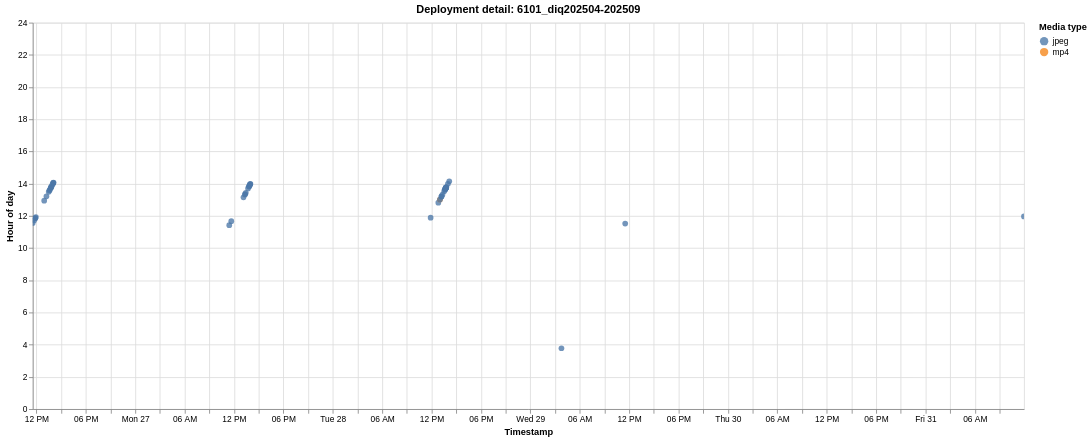

Write the Vega-Lite specification saved for this chart.
### Vega-Lite specification from a JSON file in a GitHub repository (floating-point values rounded to 4 significant figures)
{"$schema": "https://vega.github.io/schema/vega-lite/v6.1.0.json", "config": {"view": {"continuousHeight": 300, "continuousWidth": 300}}, "data": {"name": "data-ad1f31192f520a2d948f9065ed8f261a"}, "datasets": {"data-ad1f31192f520a2d948f9065ed8f261a": [{"deployment": "6101_diq202504-202509", "deployment_order": 30, "event_index": 0, "hour_of_day": 11.55, "media_type": "jpeg", "timestamp": "2025-01-26T11:33:09"}, {"deployment": "6101_diq202504-202509", "deployment_order": 30, "event_index": 1, "hour_of_day": 11.72, "media_type": "jpeg", "timestamp": "2025-01-26T11:43:23"}, {"deployment": "6101_diq202504-202509", "deployment_order": 30, "event_index": 2, "hour_of_day": 11.85, "media_type": "jpeg", "timestamp": "2025-01-26T11:51:13"}, {"deployment": "6101_diq202504-202509", "deployment_order": 30, "event_index": 3, "hour_of_day": 11.86, "media_type": "jpeg", "timestamp": "2025-01-26T11:51:49"}, {"deployment": "6101_diq202504-202509", "deployment_order": 30, "event_index": 4, "hour_of_day": 11.93, "media_type": "jpeg", "timestamp": "2025-01-26T11:55:42"}, {"deployment": "6101_diq202504-202509", "deployment_order": 30, "event_index": 5, "hour_of_day": 12.94, "media_type": "jpeg", "timestamp": "2025-01-26T12:56:36"}, {"deployment": "6101_diq202504-202509", "deployment_order": 30, "event_index": 6, "hour_of_day": 13.22, "media_type": "jpeg", "timestamp": "2025-01-26T13:12:55"}, {"deployment": "6101_diq202504-202509", "deployment_order": 30, "event_index": 7, "hour_of_day": 13.49, "media_type": "jpeg", "timestamp": "2025-01-26T13:29:29"}, {"deployment": "6101_diq202504-202509", "deployment_order": 30, "event_index": 8, "hour_of_day": 13.58, "media_type": "jpeg", "timestamp": "2025-01-26T13:34:56"}, {"deployment": "6101_diq202504-202509", "deployment_order": 30, "event_index": 9, "hour_of_day": 13.63, "media_type": "jpeg", "timestamp": "2025-01-26T13:37:59"}, {"deployment": "6101_diq202504-202509", "deployment_order": 30, "event_index": 10, "hour_of_day": 13.75, "media_type": "jpeg", "timestamp": "2025-01-26T13:44:44"}, {"deployment": "6101_diq202504-202509", "deployment_order": 30, "event_index": 11, "hour_of_day": 13.76, "media_type": "jpeg", "timestamp": "2025-01-26T13:45:30"}, {"deployment": "6101_diq202504-202509", "deployment_order": 30, "event_index": 12, "hour_of_day": 13.79, "media_type": "jpeg", "timestamp": "2025-01-26T13:47:35"}, {"deployment": "6101_diq202504-202509", "deployment_order": 30, "event_index": 13, "hour_of_day": 13.85, "media_type": "jpeg", "timestamp": "2025-01-26T13:51:04"}, {"deployment": "6101_diq202504-202509", "deployment_order": 30, "event_index": 14, "hour_of_day": 13.95, "media_type": "jpeg", "timestamp": "2025-01-26T13:57:14"}, {"deployment": "6101_diq202504-202509", "deployment_order": 30, "event_index": 15, "hour_of_day": 14.04, "media_type": "jpeg", "timestamp": "2025-01-26T14:02:32"}, {"deployment": "6101_diq202504-202509", "deployment_order": 30, "event_index": 16, "hour_of_day": 14.06, "media_type": "jpeg", "timestamp": "2025-01-26T14:03:23"}, {"deployment": "6101_diq202504-202509", "deployment_order": 30, "event_index": 17, "hour_of_day": 14.07, "media_type": "jpeg", "timestamp": "2025-01-26T14:03:57"}, {"deployment": "6101_diq202504-202509", "deployment_order": 30, "event_index": 18, "hour_of_day": 11.42, "media_type": "jpeg", "timestamp": "2025-01-27T11:25:26"}, {"deployment": "6101_diq202504-202509", "deployment_order": 30, "event_index": 19, "hour_of_day": 11.67, "media_type": "jpeg", "timestamp": "2025-01-27T11:40:15"}, {"deployment": "6101_diq202504-202509", "deployment_order": 30, "event_index": 20, "hour_of_day": 13.15, "media_type": "jpeg", "timestamp": "2025-01-27T13:09:05"}, {"deployment": "6101_diq202504-202509", "deployment_order": 30, "event_index": 21, "hour_of_day": 13.32, "media_type": "jpeg", "timestamp": "2025-01-27T13:19:17"}, {"deployment": "6101_diq202504-202509", "deployment_order": 30, "event_index": 22, "hour_of_day": 13.36, "media_type": "jpeg", "timestamp": "2025-01-27T13:21:28"}, {"deployment": "6101_diq202504-202509", "deployment_order": 30, "event_index": 23, "hour_of_day": 13.43, "media_type": "jpeg", "timestamp": "2025-01-27T13:25:58"}, {"deployment": "6101_diq202504-202509", "deployment_order": 30, "event_index": 24, "hour_of_day": 13.7, "media_type": "jpeg", "timestamp": "2025-01-27T13:42:12"}, {"deployment": "6101_diq202504-202509", "deployment_order": 30, "event_index": 25, "hour_of_day": 13.82, "media_type": "jpeg", "timestamp": "2025-01-27T13:49:20"}, {"deployment": "6101_diq202504-202509", "deployment_order": 30, "event_index": 26, "hour_of_day": 13.84, "media_type": "jpeg", "timestamp": "2025-01-27T13:50:11"}, {"deployment": "6101_diq202504-202509", "deployment_order": 30, "event_index": 27, "hour_of_day": 13.87, "media_type": "jpeg", "timestamp": "2025-01-27T13:52:26"}, {"deployment": "6101_diq202504-202509", "deployment_order": 30, "event_index": 28, "hour_of_day": 13.95, "media_type": "jpeg", "timestamp": "2025-01-27T13:57:06"}, {"deployment": "6101_diq202504-202509", "deployment_order": 30, "event_index": 29, "hour_of_day": 13.96, "media_type": "jpeg", "timestamp": "2025-01-27T13:57:47"}, {"deployment": "6101_diq202504-202509", "deployment_order": 30, "event_index": 30, "hour_of_day": 13.99, "media_type": "jpeg", "timestamp": "2025-01-27T13:59:27"}, {"deployment": "6101_diq202504-202509", "deployment_order": 30, "event_index": 31, "hour_of_day": 11.89, "media_type": "jpeg", "timestamp": "2025-01-28T11:53:13"}, {"deployment": "6101_diq202504-202509", "deployment_order": 30, "event_index": 32, "hour_of_day": 12.82, "media_type": "jpeg", "timestamp": "2025-01-28T12:49:05"}, {"deployment": "6101_diq202504-202509", "deployment_order": 30, "event_index": 33, "hour_of_day": 13.02, "media_type": "mp4", "timestamp": "2025-01-28T13:01:06"}, {"deployment": "6101_diq202504-202509", "deployment_order": 30, "event_index": 34, "hour_of_day": 13.02, "media_type": "jpeg", "timestamp": "2025-01-28T13:01:07"}, {"deployment": "6101_diq202504-202509", "deployment_order": 30, "event_index": 35, "hour_of_day": 13.2, "media_type": "jpeg", "timestamp": "2025-01-28T13:11:53"}, {"deployment": "6101_diq202504-202509", "deployment_order": 30, "event_index": 36, "hour_of_day": 13.21, "media_type": "jpeg", "timestamp": "2025-01-28T13:12:39"}, {"deployment": "6101_diq202504-202509", "deployment_order": 30, "event_index": 37, "hour_of_day": 13.33, "media_type": "jpeg", "timestamp": "2025-01-28T13:19:38"}, {"deployment": "6101_diq202504-202509", "deployment_order": 30, "event_index": 38, "hour_of_day": 13.53, "media_type": "jpeg", "timestamp": "2025-01-28T13:32:03"}, {"deployment": "6101_diq202504-202509", "deployment_order": 30, "event_index": 39, "hour_of_day": 13.62, "media_type": "jpeg", "timestamp": "2025-01-28T13:37:12"}, {"deployment": "6101_diq202504-202509", "deployment_order": 30, "event_index": 40, "hour_of_day": 13.66, "media_type": "jpeg", "timestamp": "2025-01-28T13:39:23"}, {"deployment": "6101_diq202504-202509", "deployment_order": 30, "event_index": 41, "hour_of_day": 13.67, "media_type": "jpeg", "timestamp": "2025-01-28T13:39:55"}, {"deployment": "6101_diq202504-202509", "deployment_order": 30, "event_index": 42, "hour_of_day": 13.69, "media_type": "jpeg", "timestamp": "2025-01-28T13:41:29"}, {"deployment": "6101_diq202504-202509", "deployment_order": 30, "event_index": 43, "hour_of_day": 13.71, "media_type": "jpeg", "timestamp": "2025-01-28T13:42:31"}, {"deployment": "6101_diq202504-202509", "deployment_order": 30, "event_index": 44, "hour_of_day": 13.72, "media_type": "jpeg", "timestamp": "2025-01-28T13:43:08"}, {"deployment": "6101_diq202504-202509", "deployment_order": 30, "event_index": 45, "hour_of_day": 13.73, "media_type": "jpeg", "timestamp": "2025-01-28T13:43:41"}, {"deployment": "6101_diq202504-202509", "deployment_order": 30, "event_index": 46, "hour_of_day": 13.75, "media_type": "jpeg", "timestamp": "2025-01-28T13:44:58"}, {"deployment": "6101_diq202504-202509", "deployment_order": 30, "event_index": 47, "hour_of_day": 13.76, "media_type": "jpeg", "timestamp": "2025-01-28T13:45:40"}, {"deployment": "6101_diq202504-202509", "deployment_order": 30, "event_index": 48, "hour_of_day": 13.77, "media_type": "jpeg", "timestamp": "2025-01-28T13:46:24"}, {"deployment": "6101_diq202504-202509", "deployment_order": 30, "event_index": 49, "hour_of_day": 13.79, "media_type": "jpeg", "timestamp": "2025-01-28T13:47:07"}, {"deployment": "6101_diq202504-202509", "deployment_order": 30, "event_index": 50, "hour_of_day": 13.99, "media_type": "jpeg", "timestamp": "2025-01-28T13:59:25"}, {"deployment": "6101_diq202504-202509", "deployment_order": 30, "event_index": 51, "hour_of_day": 14.15, "media_type": "jpeg", "timestamp": "2025-01-28T14:08:55"}, {"deployment": "6101_diq202504-202509", "deployment_order": 30, "event_index": 52, "hour_of_day": 3.777, "media_type": "jpeg", "timestamp": "2025-01-29T03:46:36"}, {"deployment": "6101_diq202504-202509", "deployment_order": 30, "event_index": 53, "hour_of_day": 11.52, "media_type": "jpeg", "timestamp": "2025-01-29T11:31:20"}, {"deployment": "6101_diq202504-202509", "deployment_order": 30, "event_index": 54, "hour_of_day": 11.96, "media_type": "jpeg", "timestamp": "2025-01-31T11:57:51"}]}, "encoding": {"color": {"field": "media_type", "scale": {"scheme": "tableau10"}, "title": "Media type", "type": "nominal"}, "shape": {"field": "media_type", "title": "Media type", "type": "nominal"}, "tooltip": [{"field": "deployment", "title": "Deployment", "type": "nominal"}, {"field": "timestamp", "format": "%Y-%m-%d %H:%M:%S", "title": "Timestamp", "type": "temporal"}, {"field": "hour_of_day", "format": ".2f", "title": "Hour of day", "type": "quantitative"}, {"field": "media_type", "title": "Media type", "type": "nominal"}], "x": {"field": "timestamp", "title": "Timestamp", "type": "temporal"}, "y": {"field": "hour_of_day", "scale": {"domain": [0, 24]}, "title": "Hour of day", "type": "quantitative"}}, "height": 460, "mark": {"opacity": 0.78, "size": 46, "type": "circle"}, "params": [{"bind": "scales", "name": "param_1e9efca18e7a2868", "select": {"encodings": ["x", "y"], "type": "interval"}}], "title": "Deployment detail: 6101_diq202504-202509", "width": 1180}
